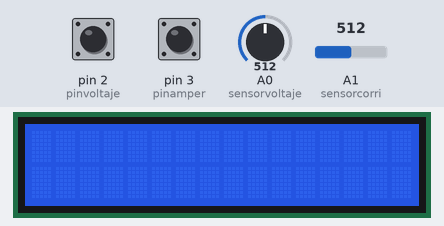
Recording of a sketch running on a simulated Arduino Uno, built with avr-gcc and run on an emulated ATmega328P. Shown: 16×2 character LCD. The inputs (shaded band) are chosen by the test bench; at power-on: pin 2 (pinvoltaje) HIGH, pin 3 (pinamper) HIGH, A0 (sensorvoltaje) = 512, A1 (sensorcorri) = 512.

Above: at 1.2 s.
1.3 s: pin 2 (pinvoltaje) pulled LOW for 0.15 s
At 2.5 s:
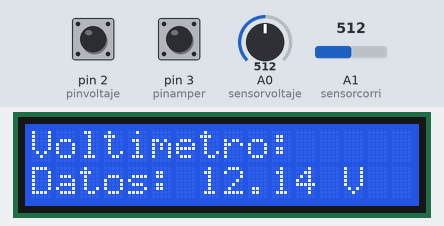
2.9 s: pin 3 (pinamper) pulled LOW for 0.15 s
At 3.8 s:
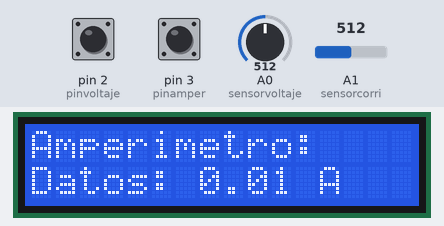
4.5 s: pin 2 (pinvoltaje) pulled LOW for 1 s
At 5.0 s:
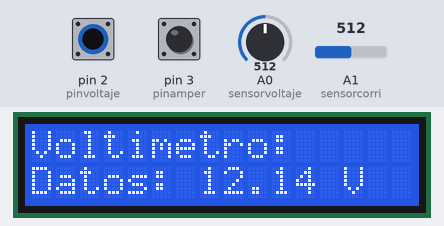
7.0 s: pin 3 (pinamper) pulled LOW for 1 s
At 8.1 s:
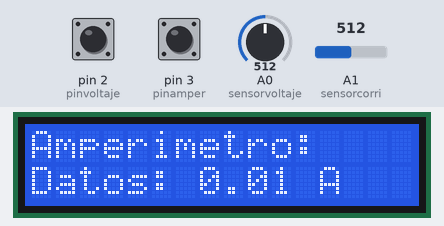
9.5 s: pin 2 (pinvoltaje) driven LOW and pin 3 (pinamper) driven LOW
At 10.8 s:
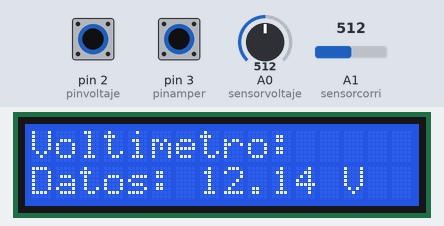
12.5 s: pin 2 (pinvoltaje) driven HIGH
At 12.9 s:
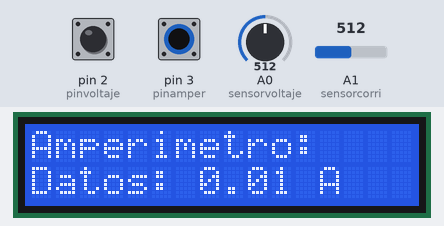
Timing chart, 0 to 15.5 s (numbered marks = the images above; inputs shaded):
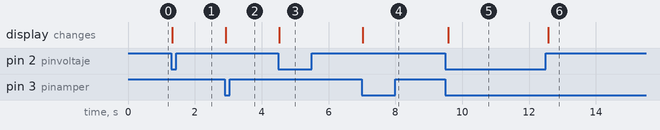

The sketch:

PRACTICA_DE_SENSORES_VOLTAJE_y_CORRIENTE.ino
```cpp
//Oscar Jose Barrios Cotom - 2022241

#include <Wire.h>//Librerias para comunicar con I2C
#include <LiquidCrystal_I2C.h>

int pinvoltaje = 2;
int pinamper = 3;
int sensorvoltaje = A0;
const float voltajeref = 5.0;
#define SCL A5
#define SDA A4
const float sensorcorri = A1;
const float corrienteref = 2.5;
const float ACS712_SENSITIVITY = 0.185;//Sensibilidad del sensor

#define LCD_ADDRESS 0x27

LiquidCrystal_I2C lcd(0x27, 16, 2);


void setup() {
  pinMode(pinvoltaje, INPUT_PULLUP);
  pinMode(pinamper, INPUT_PULLUP);

  lcd.clear();
  lcd.setCursor(0, 0);
  lcd.print("Modo Voltimetro");
  lcd.init();
  lcd.backlight();
}


void loop() {
  int voltmeterButtonState = digitalRead(pinvoltaje);
  int ampermeterButtonState = digitalRead(pinamper);

  if (voltmeterButtonState == LOW) {
    lcd.clear();
    lcd.print("Voltimetro:");
    float voltage = obtenerVoltaje();
    mostrarVoltaje(voltage);
  } else if (ampermeterButtonState == LOW) {
    lcd.clear();
    lcd.print("Amperimetro:");
    float current = obtenerCorriente();
    mostrarCorriente(current);
  }
}


float obtenerVoltaje() {
  int sensorValue = analogRead(sensorvoltaje);
  float voltage = (sensorValue * 4.85  / 1023.0) * voltajeref;
  return voltage;
}


float obtenerCorriente() {
  int sensorValue = analogRead(sensorcorri);
  float voltage = (sensorValue  / 1023.0) * voltajeref;
  float current = (voltage - corrienteref) / ACS712_SENSITIVITY;
  return current;
}


void mostrarVoltaje(float voltage) {
  lcd.setCursor(0, 1);
  lcd.print("Datos: ");
  lcd.print(voltage);
  lcd.print(" V");
}


void mostrarCorriente(float current) {
  lcd.setCursor(0, 1);
  lcd.print("Datos: ");
  lcd.print(current);
  lcd.print(" A");
}
```

Measured:
- after the input at 1.3 s, the display: changes at once (image 1)
- after the input at 2.9 s, the display: changes at once (image 2)
- after the input at 4.5 s, the display: changes at once (image 3)
- after the input at 7.0 s, the display: changes at once (image 4)
- after the input at 9.5 s, the display: changes after 0.08 s (image 5)
- after the input at 12.5 s, the display: changes after 0.07 s (image 6)
